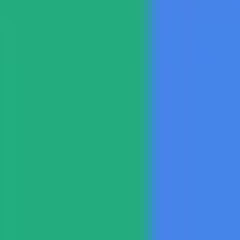
#> input picture test/drawImage/imageGrid/jpg/tile014.jpg, 60 x 60 px (shown 4 times larger); its folder holds only this picture in this run
$ python jpgToBmp.py
#> lines starting #> are read from the running program, lines starting #| are printed output that depends on the picture; after the words box and inside, x2 and y2 are one past the last pixel; in counts of white or black regions, pixels touching at a corner belong together
from PIL import Image
from os import listdir

iname = "test.bmp"
oname = "test.bmp"

for x in listdir("./jpg"):
    if x[0] == ".":
        continue
    img = Image.open("./jpg/" + x)
#> img is the input picture: PIL image 60x60 RGB; mean R, G, B 47.9, 157.2, 166.6
    bmp1 = img.convert("1")
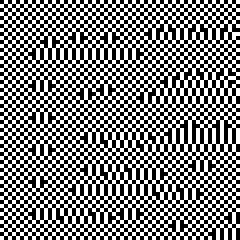
#> bmp1: PIL image 60x60 1 (shown 4 times larger); 49.1% white in thin lines or dots
    bmp4 = img.convert(mode="P", colors=16)
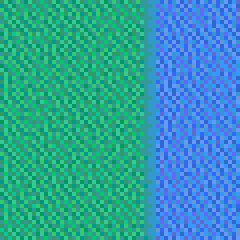
#> bmp4: PIL image 60x60 P (shown 4 times larger); mean R, G, B 47.8, 157, 166.5
    bmp8 = img.convert(mode="P", colors=256)

    print(x)

    bmp1.save("./bmp1bit/" + x[:-4] + ".bmp")
    bmp4.save("./bmp4bit/" + x[:-4] + ".bmp")
    bmp8.save("./bmp8bit/" + x[:-4] + ".bmp")
    # bmp16 use ffmpeg
    img.save("./bmp24bit/" + x[:-4] + ".bmp")
    # bmp32 sava as png and then as bmp in convert

$ run again, on test/drawImage/imageGrid/jpg/tile089.jpg
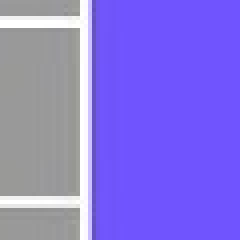
#> input picture test/drawImage/imageGrid/jpg/tile089.jpg, 60 x 60 px (shown 4 times larger)
#> img is the input picture: PIL image 60x60 RGB; mean R, G, B 134.9, 117.7, 221.9
#> `bmp1 = img.convert("1")`:
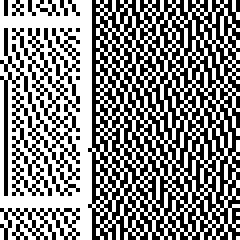
#> bmp1: PIL image 60x60 1 (shown 4 times larger); 52.7% white; black in thin lines or dots
#> `bmp4 = img.convert(mode="P", colors=16)`:
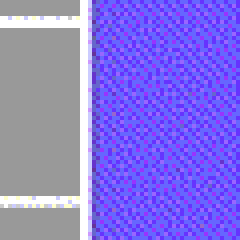
#> bmp4: PIL image 60x60 P (shown 4 times larger); mean R, G, B 134.4, 117.6, 222.4

$ run again, on test/drawImage/imageGrid/jpg/tile034.jpg
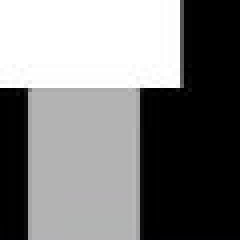
#> input picture test/drawImage/imageGrid/jpg/tile034.jpg, 60 x 60 px (shown 4 times larger)
#> img is the input picture: PIL image 60x60 RGB; mean R, G, B 123.4, 123.5, 123.5
#> `bmp1 = img.convert("1")`:
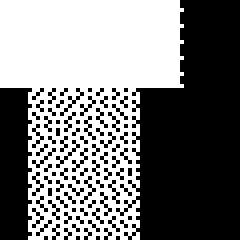
#> bmp1: PIL image 60x60 1 (shown 4 times larger); 48.4% white; 1 white region, box (x1, y1, x2, y2) and area: (0, 0, 46, 60) 1743
#> `bmp4 = img.convert(mode="P", colors=16)`:
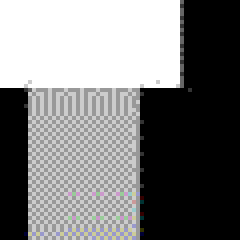
#> bmp4: PIL image 60x60 P (shown 4 times larger); mean R, G, B 123.3, 123.3, 123.3
